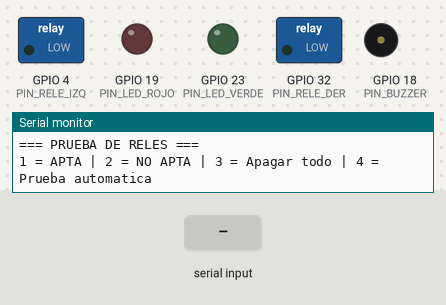
A sketch run on a simulated ESP32. Shown: switched loads named in the sketch (green lamp = pin HIGH), output pins drawn as LEDs (lit = HIGH), buzzer (waves = sounding, pin HIGH), the last lines printed to the serial monitor. Inputs (shaded band) come from the test bench.

Above: at 1.7 s.
1.8 s: "4" received over Serial
At 2.1 s:
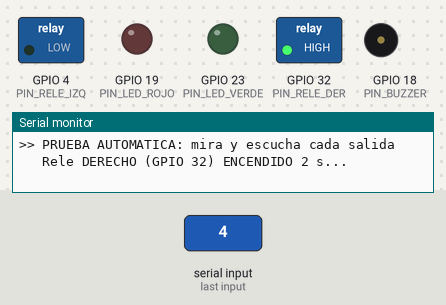
13.3 s: "1" received over Serial
At 15.7 s:
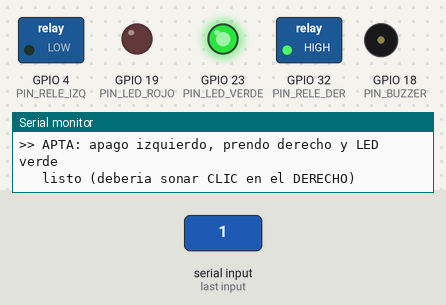
16.3 s: "2" received over Serial
At 18.2 s:
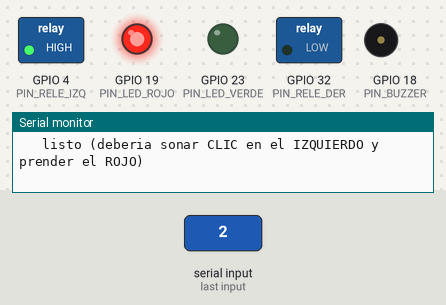
Timing chart, 0 to 19.7 s (numbered marks = the images above; inputs shaded):
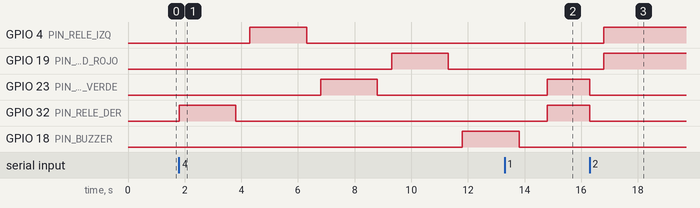

The sketch:

prueba_reles.ino
```cpp
// ================================================================
//  PRUEBA DE RELES Y LEDS (sin WiFi, sin sensores, sin MQTT)
//  Sirve para saber si la falla es del CABLEADO o del CODIGO.
//  Monitor Serie a 115200 y escribe un numero + Enter:
//    1 = APTA      -> rele derecho ON,  LED verde ON
//    2 = NO APTA   -> apaga derecho, espera 0,5 s, rele izquierdo ON, LED rojo ON
//    3 = Todo apagado
//    4 = Prueba automatica: prende y apaga cada salida, una por una
// ================================================================

const int PIN_RELE_IZQ = 4;   // valvula izquierda -> agua NO APTA
const int PIN_RELE_DER = 32;   // valvula derecha   -> agua APTA
const int PIN_LED_ROJO = 19;
const int PIN_LED_VERDE = 23;
const int PIN_BUZZER = 18;

// Si un rele hace clic cuando deberia estar APAGADO (al reves),
// tu modulo es "activo en bajo": cambia HIGH por LOW en la linea de abajo.
const int RELE_ON = HIGH;
const int RELE_OFF = (RELE_ON == HIGH) ? LOW : HIGH;

void releIzq(bool encendido) { digitalWrite(PIN_RELE_IZQ, encendido ? RELE_ON : RELE_OFF); }
void releDer(bool encendido) { digitalWrite(PIN_RELE_DER, encendido ? RELE_ON : RELE_OFF); }

void todoApagado() {
  releIzq(false);
  releDer(false);
  digitalWrite(PIN_LED_ROJO, LOW);
  digitalWrite(PIN_LED_VERDE, LOW);
  digitalWrite(PIN_BUZZER, LOW);
}

void modoApta() {
  Serial.println(">> APTA: apago izquierdo, prendo derecho y LED verde");
  releIzq(false);
  digitalWrite(PIN_LED_ROJO, LOW);
  delay(500);
  releDer(true);
  digitalWrite(PIN_LED_VERDE, HIGH);
  Serial.println("   listo (deberia sonar CLIC en el DERECHO)");
}

void modoNoApta() {
  Serial.println(">> NO APTA: apago derecho, prendo izquierdo y LED rojo");
  releDer(false);
  digitalWrite(PIN_LED_VERDE, LOW);
  delay(500);
  releIzq(true);
  digitalWrite(PIN_LED_ROJO, HIGH);
  Serial.println("   listo (deberia sonar CLIC en el IZQUIERDO y prender el ROJO)");
}

void probarUno(const char* nombre, int pin, int on, int off) {
  Serial.print("   ");
  Serial.print(nombre);
  Serial.print(" (GPIO ");
  Serial.print(pin);
  Serial.println(") ENCENDIDO 2 s...");
  digitalWrite(pin, on);
  delay(2000);
  digitalWrite(pin, off);
  delay(500);
}

void pruebaAutomatica() {
  Serial.println(">> PRUEBA AUTOMATICA: mira y escucha cada salida");
  todoApagado();
  probarUno("Rele DERECHO", PIN_RELE_DER, RELE_ON, RELE_OFF);
  probarUno("Rele IZQUIERDO", PIN_RELE_IZQ, RELE_ON, RELE_OFF);
  probarUno("LED VERDE", PIN_LED_VERDE, HIGH, LOW);
  probarUno("LED ROJO", PIN_LED_ROJO, HIGH, LOW);
  probarUno("BUZZER", PIN_BUZZER, HIGH, LOW);
  Serial.println("   fin de la prueba");
}

void setup() {
  Serial.begin(115200);
  pinMode(PIN_RELE_IZQ, OUTPUT);
  pinMode(PIN_RELE_DER, OUTPUT);
  pinMode(PIN_LED_ROJO, OUTPUT);
  pinMode(PIN_LED_VERDE, OUTPUT);
  pinMode(PIN_BUZZER, OUTPUT);
  todoApagado();
  delay(500);
  Serial.println();
  Serial.println("=== PRUEBA DE RELES ===");
  Serial.println("1 = APTA | 2 = NO APTA | 3 = Apagar todo | 4 = Prueba automatica");
}

void loop() {
  if (Serial.available()) {
    char c = Serial.read();
    if (c == '1') modoApta();
    else if (c == '2') modoNoApta();
    else if (c == '3') { todoApagado(); Serial.println(">> Todo apagado"); }
    else if (c == '4') pruebaAutomatica();
  }
}
```

Measured:
- after the input at 1.8 s, GPIO 4 (PIN_RELE_IZQ): LOW → HIGH after 2.5 s, → LOW 2.0 s later; GPIO 19 (PIN_LED_ROJO): LOW → HIGH after 7.5 s, → LOW 2.0 s later; GPIO 23 (PIN_LED_VERDE): LOW → HIGH after 5.0 s, → LOW 2.0 s later; GPIO 32 (PIN_RELE_DER): LOW → HIGH at once, → LOW 2.0 s later; GPIO 18 (PIN_BUZZER): LOW → HIGH after 10.0 s
- after the input at 13.3 s, GPIO 23 (PIN_LED_VERDE), GPIO 32 (PIN_RELE_DER): LOW → HIGH after 1.5 s
- after the input at 16.3 s, GPIO 4 (PIN_RELE_IZQ), GPIO 19 (PIN_LED_ROJO): LOW → HIGH after 0.50 s; GPIO 23 (PIN_LED_VERDE), GPIO 32 (PIN_RELE_DER): HIGH → LOW at once
